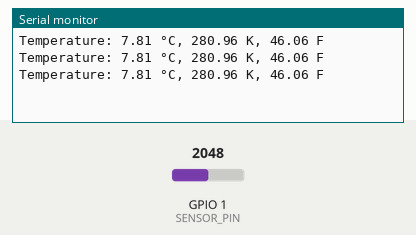
Bench run of a sketch on a simulated ESP32-C3. Parts: the last lines printed to the serial monitor. Inputs (shaded band) come from the test bench; at power-on: GPIO 1 (SENSOR_PIN) = 2048.

Above: at 1.2 s.
1.3 s: GPIO 1 (SENSOR_PIN) set to 2866
At 1.9 s:
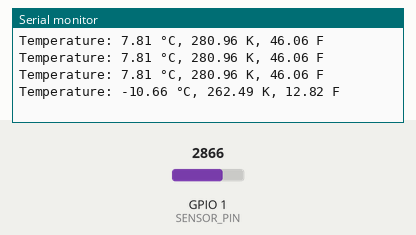
2.8 s: GPIO 1 (SENSOR_PIN) set to 3603
At 3.4 s:
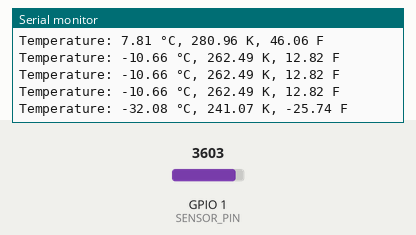
Timing chart, 0 to 5.8 s (numbered marks = the images above; inputs shaded):
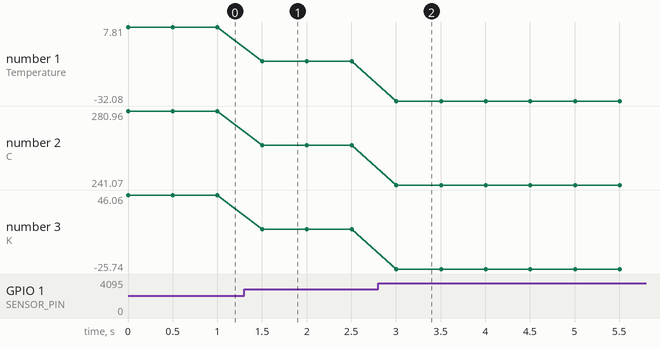

The sketch:

NTC-ESP32C3-ARDUINO.ino
```cpp
/*
  NTC Thermistor for ESP32 higher accuracy results

  Reads a temperature from the NTC 3950 thermistor and displays
  it in the default Serial.

  ESP32 devices are 12-bit ADC devices so the defuault is 4095 here.

  https://github.com/bobwolff68/NTC_Thermistor

  Created by Bob Wolff from Yuri's original - 2024
  Released into the public domain.
*/
#include <Thermistor.h>
#include <NTC_Thermistor.h>

#define SENSOR_PIN              1 /* NTC_ADC */
#define REFERENCE_RESISTANCE    20000 /* R_UP */
#define NOMINAL_RESISTANCE      10000 /*R_NTC */
#define NOMINAL_TEMPERATURE     25
#define B_VALUE                 3380
#define ESP32_ANALOG_RESOLUTION 4095
#define ESP32_ADC_VREF_MV       3300

Thermistor* thermistor;

// the setup function runs once when you press reset or power the board
void setup() {
  Serial.begin(115200);

  thermistor = new NTC_Thermistor_ESP32(
    SENSOR_PIN,
    REFERENCE_RESISTANCE,
    NOMINAL_RESISTANCE,
    NOMINAL_TEMPERATURE,
    B_VALUE,
    ESP32_ADC_VREF_MV,
    ESP32_ANALOG_RESOLUTION
  );

}

// the loop function runs over and over again forever
void loop() {
  // Reads temperature
  const double celsius = thermistor->readCelsius();
  const double kelvin = thermistor->readKelvin();
  const double fahrenheit = thermistor->readFahrenheit();

  // Output of information
  Serial.print("Temperature: ");
  Serial.print(celsius);
  Serial.print(" °C, ");
  Serial.print(kelvin);
  Serial.print(" K, ");
  Serial.print(fahrenheit);
  Serial.println(" F");

  delay(500); // optionally, only to delay the output of information in the example.
}
```

Measured:
- after the input at 1.3 s, the serial monitor: prints a new line after 0.20 s (image 1)
- after the input at 2.8 s, the serial monitor: prints a new line after 0.20 s (image 2)
- plotted number 1: 7.81 → -10.66 after the input at 1.3 s, -10.66 → -32.08 after the input at 2.8 s
- plotted number 2: 280.96 → 262.49 after the input at 1.3 s, 262.49 → 241.07 after the input at 2.8 s
- plotted number 3: 46.06 → 12.82 after the input at 1.3 s, 12.82 → -25.74 after the input at 2.8 s
